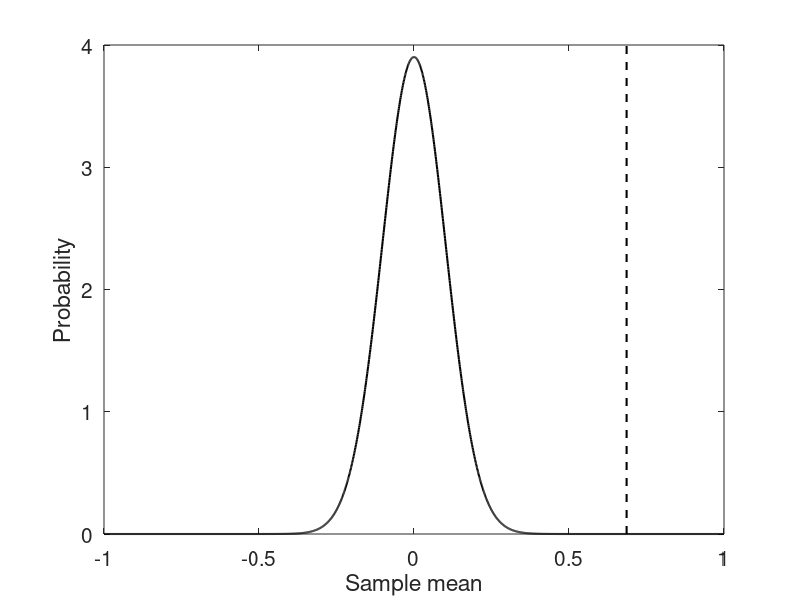
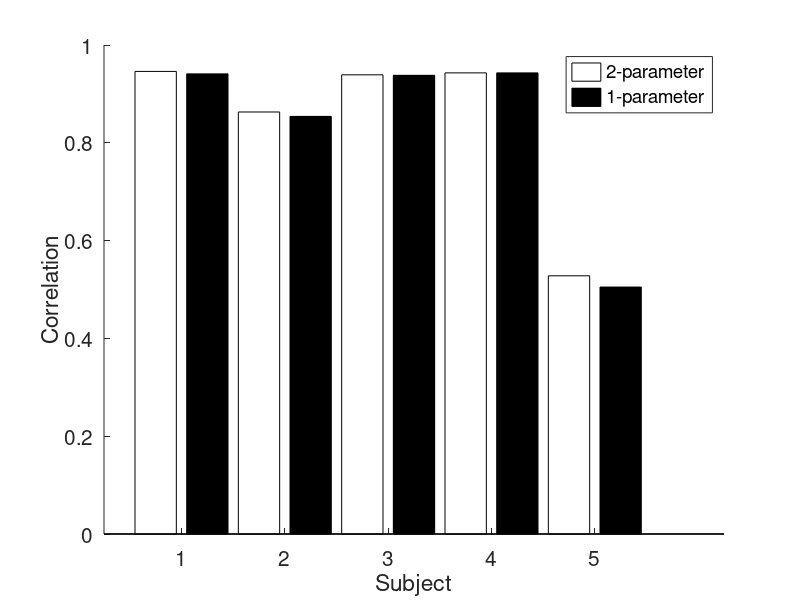
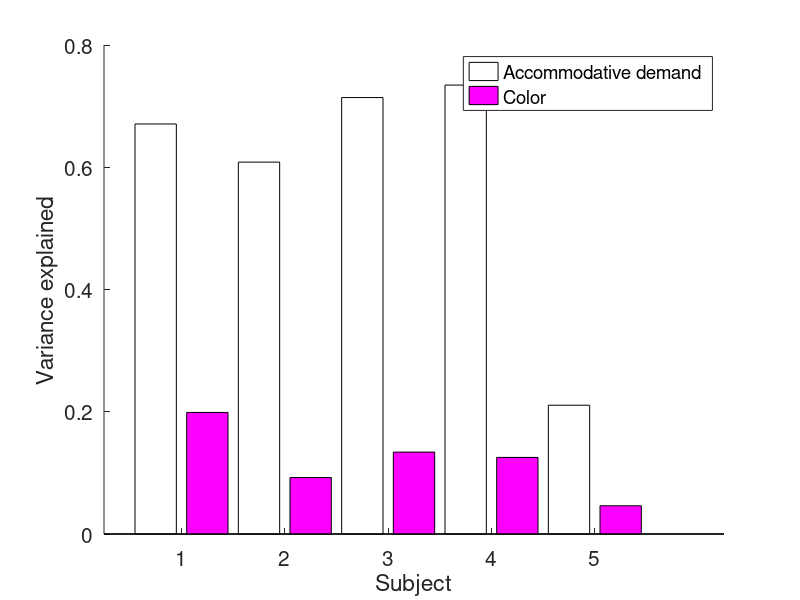
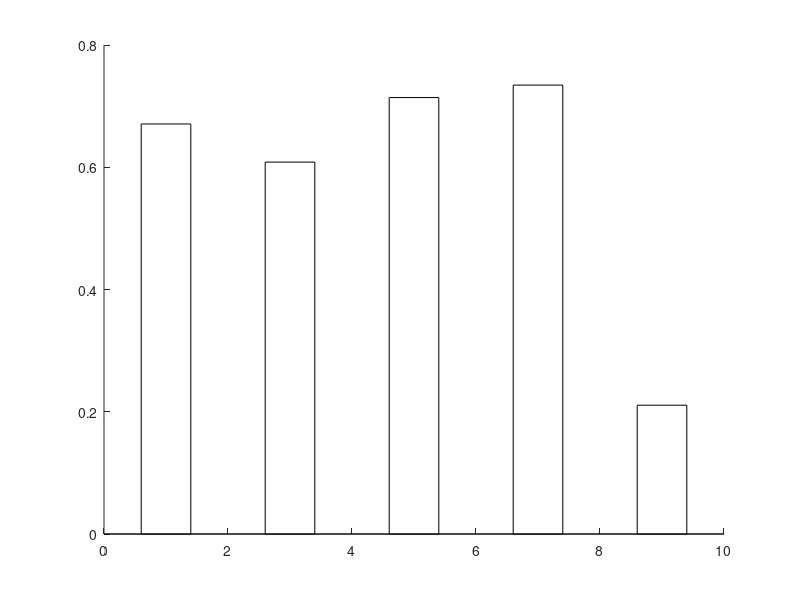

The MATLAB script that drew these images, in order: (Note: this script raises an error after producing the figures.)
%% ACTUAL POWER ANALYSIS

weightsR = [0.7125 0.1385 0.2997 0.2011 0.2584 0.2179 0.2376 0.2932];
weightsB = [-0.5044 -0.2884 -0.6663 -0.1809 -0.3804 -0.1181 -0.4334 -0.5439];
addVarExplClr = weightsR-weightsB;

%% JUST CHECKING EXPRESSION FOR STD ERROR OF THE MEAN

for i = 1:10000
    smpAddVar = randsample(addVarExplClr,8,true);
    muSmpAddVar(i) = mean(smpAddVar);
end

xSupport = -1:0.001:1;
pMu = normpdf(xSupport,0,std(muSmpAddVar));

figure;
plot(xSupport,pMu,'k','LineWidth',1.5); hold on;
plot(mean(muSmpAddVar).*[1 1],ylim,'k--','LineWidth',1.5);
set(gca,'FontSize',15);
xlabel('Sample mean'); ylabel('Probability');

%% COMPARE TWO-PARAMETER VS ONE-PARAMETER COLOR MODELS

twoParamR2 = [0.946 0.863 0.939 0.943 0.528];

oneParamR2 = [0.941 0.854 0.938 0.943 0.505];

figure;
hold on;
bar([1 3 5 7 9],twoParamR2,0.4,'FaceColor','w');
bar([2 4 6 8 10],oneParamR2,0.4,'FaceColor','k');
set(gca,'FontSize',15);
xlabel('Subject'); ylabel('Correlation');
set(gca,'XTick',[1.5 3.5 5.5 7.5 9.5]);
set(gca,'XTickLabel',{'1' '2' '3' '4' '5'});
legend({'2-parameter' '1-parameter'});

%%

varColor = [0.1989 0.0924 0.1340 0.1253 0.0462];

varAccStim = [0.6708 0.6084 0.7140 0.7344 0.2107];

figure;
hold on;
bar([1 3 5 7 9],varAccStim,0.4,'FaceColor','w');
bar([2 4 6 8 10],varColor,0.4,'FaceColor','m');
set(gca,'FontSize',15);
xlabel('Subject'); ylabel('Variance explained');
set(gca,'XTick',[1.5 3.5 5.5 7.5 9.5]);
set(gca,'XTickLabel',{'1' '2' '3' '4' '5'});
legend({'Accommodative demand' 'Color'});

%%

varColor = [0.1989 0.0924 0.1340 0.1253 0.0462];

varAccStim = [0.6708 0.6084 0.7140 0.7344 0.2107];

figure;
hold on;
bar([1 3 5 7 9],varAccStim,0.4,'FaceColor','w');
bar([2 4 6 8 10],addVarExplClr,0.4,'FaceColor','m');
set(gca,'FontSize',15);
xlabel('Subject'); ylabel('Variance explained');
set(gca,'XTick',[1.5 3.5 5.5 7.5 9.5]);
set(gca,'XTickLabel',{'1' '2' '3' '4' '5'});
legend({'Accommodative demand' 'Color'});

%% COMPARE WEIGHTING MODEL AND SWITCHING MODEL

% weightingModelRho = [0.946 0.863 0.939 0.943 0.528 0.971 0.853];
% switchingModelRho = [0.901 0.799 0.905 0.925 0.51  0.943 0.835];
% 
% 
% figure;
% hold on;
% bar([1 3 5 7 9 11 13],weightingModelRho.^2,0.4,'FaceColor','w');
% bar([2 4 6 8 10 12 14],switchingModelRho.^2,0.4,'FaceColor','k');
% set(gca,'FontSize',15);
% xlabel('Subject'); ylabel('Variance Explained');
% set(gca,'XTick',[1.5 3.5 5.5 7.5 9.5 11.5 13.5]);
% set(gca,'XTickLabel',{'1' '2' '3' '4' '5' '6' '7'});
% legend({'Weighting' 'Switching'});

sn = [18 23 24 25 26 27 28 29 30 31 32 33];
rhoSwitchAll = [];
rhoFullAll = [];
rhoNoColorAll = [];
weightsRBSall = [];
rhoColorAll = [];
rhoColorSwitchAll = [];
dAll = [];
aicSwitchAll = [];
aicLinAll = [];
aicNoColorAll = [];
weightsRBSciAll = [];

% for i = 1:length(sn)
%     [d, wS, rbThreshold, rhoSwitch, rhoColorSwitch, aicSwitch] = ARCnlz_linearSwitching(sn(i),false);
%     rhoSwitchAll(i) = rhoSwitch;
%     rhoColorSwitchAll(i) = rhoColorSwitch;
%     dAll(i) = d;
%     aicSwitchAll(i) = aicSwitch;
%     display(['Done with subject ' num2str(i)]);
% end

for i = 1:length(sn)
    [weightsRBS1_x, weightsRBS1_y, rhoFull, rhoNoColor, rhoColor, aicLin, aicNoColor, weightsRBSci] = ARCnlz_linearModelnobias(sn(i),false,1000,0);
    rhoFullAll(i) = rhoFull;
    rhoNoColorAll(i) = rhoNoColor;
    weightsRBSall(i,:) = weightsRBS1_x;
    rhoColorAll(i) = rhoColor;
    aicLinAll(i) = aicLin;
    aicNoColorAll(i) = aicNoColor;
    weightsRBSciAll(:,:,i) = weightsRBSci;
    display(['Done with subject ' num2str(i)]);
end

%% PLOT WEIGHTS

labelsCell = {};

figure;
% set(gcf,'Position',[262 314 1239 594]);
for i = 1:size(weightsRBSall,1)
    weightsRBSciTmp = squeeze(weightsRBSciAll(:,:,i));
    hold on;
    bar((3*(i-1)+1),weightsRBSall(i,1),'FaceColor','r');
    plot((3*(i-1)+1).*[1 1],[weightsRBSciTmp(1,1) weightsRBSciTmp(2,1)],'k-');
    bar((3*(i-1)+2),weightsRBSall(i,2),'FaceColor','b');
    plot((3*(i-1)+2).*[1 1],[weightsRBSciTmp(1,2) weightsRBSciTmp(2,2)],'k-');
%     bar(3,weightsRBSall(i,3),'FaceColor','k');
%     plot([3 3],[weightsRBSciTmp(1,3) weightsRBSciTmp(2,3)],'k-');
    labelsCell{i} = ['S' num2str(sn(i))];
    set(gca,'FontSize',20);
    ylim(1.*[-1 1]);
    xlabel('Subject #');
    ylabel('Weight');
end
set(gca,'XTickLabel',labelsCell);
set(gca,'XTick',1.5:3:34.5);

figure;
% set(gcf,'Position',[262 314 1239 594]);
for i = 1:size(weightsRBSall,1)
    weightsRBSciTmp = squeeze(weightsRBSciAll(:,:,i));
    hold on;
    bar(i,weightsRBSall(i,3),'FaceColor','w','LineWidth',1);
    plot(i.*[1 1],[weightsRBSciTmp(1,3) weightsRBSciTmp(2,3)],'k-');
    set(gca,'XTick',[1:12]);
    set(gca,'XTickLabel',labelsCell);
    set(gca,'FontSize',20);
    ylim(1.*[0 1.15]);
    xlabel('Subject #');
    ylabel('Weight');
end

% Rscale = [1 1 1 1 1];
% figure;
% set(gca,'FontSize',15);
% hold on;
% plot([0 0.3],[0 1],'k--');
% for i = 1:length(dAll)
%     plot(dAll(i),Rscale(i)*weightsRBSall(i,1)-weightsRBSall(i,2),'ko','MarkerSize',10,'MarkerFaceColor','w');
%     text(dAll(i)+0.05,Rscale(i)*weightsRBSall(i,1)-weightsRBSall(i,2),['S' num2str(i)]);
% end
% axis square;
% xlabel('d'); ylabel('w_R - w_B');
% xlim([0 1.1]); ylim([0 1.1]);

%% PLOT VARIANCE EXPLAINED COMPARISONS

% figure;
% hold on;
% bar([1 4 7 10 13 16 19 22],rhoFullAll.^2,0.3,'FaceColor','w');
% % bar([2 5 8 11 14],rhoSwitchAll.^2,0.3,'FaceColor',[0.5 0.5 0.5]);
% bar([2 5 8 11 14 17 20 23],rhoNoColorAll.^2,0.3,'FaceColor','k');
% set(gca,'FontSize',15);
% xlabel('Subject'); ylabel('Proportion Variance Explained');
% set(gca,'XTick',[1.5 4.5 7.5 10.5 13.5 16.5 19.5 22.5]);
% set(gca,'XTickLabel',{'1' '2' '3' '4' '5' '6' '7' '8'});
% legend({'Weighting' 'No color'});

figure;
hold on;
bar(1:3:34,aicLinAll,0.3,'FaceColor','w');
% bar([2 5 8 11 14],aicSwitchAll,0.3,'FaceColor',[0.5 0.5 0.5]);
bar(2:3:35,aicNoColorAll,0.3,'FaceColor','k');
set(gca,'FontSize',15);
xlabel('Subject'); ylabel('AIC');
set(gca,'XTick',1.5:3:34.5);
set(gca,'XTickLabel',labelsCell);
legend({'Weighting' 'No color'});

%% PLOT VARIANCE EXPLAINED BY COLOR COMPARISONS

figure;
hold on;
bar([1 3 5 7 9 11],rhoColorAll.^2,0.4,'FaceColor','m');
bar([2 4 6 8 10 12],rhoColorSwitchAll.^2,0.4,'FaceColor',[0.5 0 0.5]);
set(gca,'FontSize',15);
xlabel('Subject'); ylabel('Variance Explained');
set(gca,'XTick',[1.5 3.5 5.5 7.5 9.5 11.5]);
set(gca,'XTickLabel',{'1' '2' '3' '4' '5' '6'});
legend({'Weighting' 'Switching'});

%% COMPARE WEIGHTS

redWeights = [0.7076 0.1043 0.3660 0.4499 0.2045 0.4052 0.2148];
blueWeights = [-0.2690 -0.4902 -0.2788 -0.3552 -0.0726 -0.2039 -0.1898];

%% COMPARE WITH AND WITHOUT BIAS TERM

sn = [17 11 16 19 21 23 24 25];
rhoFullAllnobias = [];
rhoFullBias = [];

for i = 1:length(sn)
    [weightsRBS1_xNoBias, weightsRBS1_yNoBias, rhoFull, rhoNoColor, rhoColor] = ARCnlz_linearModelnobias(sn(i),false);
    rhoFullAllnobias(i) = rhoFull;
    display(['Done with subject ' num2str(i)]);
end

for i = 1:length(sn)
    [weightsRBS1_x, weightsRBS1_y, rhoFull, rhoNoColor, rhoColor] = ARCnlz_linearModel(sn(i),false);
    rhoFullAllBias(i) = rhoFull;
    display(['Done with subject ' num2str(i)]);
end

%% PLOT VARIANCE EXPLAINED WITH AND WITHOUT BIAS TERM

figure;
hold on;
bar([1 3 5 7 9 11 13 15],rhoFullAllBias.^2,0.4,'FaceColor','k');
bar([2 4 6 8 10 12 14 16],rhoFullAllnobias.^2,0.4,'FaceColor','w');
set(gca,'FontSize',15);
xlabel('Subject'); ylabel('Variance Explained');
set(gca,'XTick',[1.5 3.5 5.5 7.5 9.5 11.5 13.5 15.5]);
set(gca,'XTickLabel',{'1' '2' '3' '4' '5' '6' '7' '8'});
legend({'With bias' 'No bias'});

%% COMPARE 3-PARAMETER AND 2-PARAMETER MODELS

sn = [18 23 24 26 27];
rhoFullAll = [];
rhoNoColorAll = [];
weightsRBSall = [];
rhoColorAll = [];

for i = 1:length(sn)
    [weightsRBS1_x, weightsRBS1_y, rhoFull, rhoNoColor, rhoColor] = ARCnlz_linearModelnobias(sn(i),false,1000);
    rhoFullAll(i) = rhoFull;
    rhoNoColorAll(i) = rhoNoColor;
    weightsRBSall(i,:) = weightsRBS1_x;
    rhoColorAll(i) = rhoColor;
    display(['Done with subject ' num2str(i)]);
end

save('/home/ben/Documents/ARchroma/params2paramModel','rhoFullAll','rhoNoColorAll','weightsRBSall');

%% COMPARE PARAMETERS FROM ALL TRIALS VS RANDOM ONLY TRIALS

load('/Users/benchin/Documents/ARchroma/cache/paramsAll.mat');
rhoFullAllAll = rhoFullAll;
weightsRBSallAll = weightsRBSall;
load('/Users/benchin/Documents/ARchroma/cache/paramsRandom.mat');
rhoFullAllRandom = rhoFullAll;
weightsRBSallRandom = weightsRBSall;

figure;
set(gcf,'Position',[318 247 1135 708]);
subplot(2,2,1);
set(gca,'FontSize',15);
hold on;
plot(rhoFullAllAll,rhoFullAllRandom,'ko','MarkerSize',10);
plot([0 1],[0 1],'k--');
xlabel('All trials'); ylabel('Random trials only'); title('Correlation');
axis square;
subplot(2,2,2);
set(gca,'FontSize',15);
hold on;
plot(weightsRBSallAll(:,3),weightsRBSallRandom(:,3),'ko','MarkerSize',10);
plot([0 1],[0 1],'k--');
xlabel('All trials'); ylabel('Random trials only'); title('Gain');
axis square;
subplot(2,2,3);
set(gca,'FontSize',15);
hold on;
plot([0 1],[0 1],'k--');
plot(weightsRBSallAll(:,1),weightsRBSallRandom(:,1),'ro','MarkerSize',10,'MarkerFaceColor','w');
xlabel('All trials'); ylabel('Random trials only'); title('Red weight');
axis square;
subplot(2,2,4);
set(gca,'FontSize',15);
hold on;
plot([-1 0],[-1 0],'k--');
plot(weightsRBSallAll(:,2),weightsRBSallRandom(:,2),'bo','MarkerSize',10,'MarkerFaceColor','w');
xlabel('All trials'); ylabel('Random trials only'); title('Blue weight');
axis square;

%% COMPARE 3-PARAMETER MODEL WITH 2-PARAMETER MODEL

load('/home/ben/Documents/ARchroma/params3paramModel.mat');
rhoFullAll3param = rhoFullAll;
weightsRBSall3param = weightsRBSall;
rhoNoColorAll3param = rhoNoColorAll;
load('/home/ben/Documents/ARchroma/params2paramModel.mat');
rhoFullAll2param = rhoFullAll;
weightsRBSall2param = weightsRBSall;
rhoNoColorAll2param = rhoNoColorAll;

figure;
hold on;
bar([1 4 7 10 13],rhoFullAll3param.^2,0.3,'FaceColor','w');
bar([2 5 8 11 14],rhoFullAll2param.^2,0.3,'FaceColor',[0.7 0.7 0.7]);
bar([3 6 9 12 15],rhoNoColorAll2param.^2,0.3,'FaceColor',[0 0 0]);
set(gca,'FontSize',15);
xlabel('Subject'); ylabel('Variance explained');
set(gca,'XTick',[2 5 8 11 14]);
set(gca,'XTickLabel',{'1' '2' '3' '4' '5'});
legend({'3-parameter' '2-parameter' 'No color'});

figure;
set(gcf,'Position',[251 387 1120 420]);
set(gca,'FontSize',15);
subplot(1,2,1);
hold on;
plot(weightsRBSall2param(:,1),weightsRBSall3param(:,1),'ro','MarkerSize',10);
plot([0 1],[0 1],'k--');
xlabel('2-param ratio'); ylabel('3-param w_R');
axis square;
subplot(1,2,2);
hold on;
plot(weightsRBSall2param(:,1),weightsRBSall3param(:,2),'bo','MarkerSize',10);
plot([-0.1 1],[0.1 -1],'k--');
xlabel('2-param ratio'); ylabel('3-param w_B');
axis square;

figure;
hold on;
bar([1 3 5 7 9 11 13 15],rhoFullAll2param.^2,0.4,'FaceColor','w');
bar([2 4 6 8 10 12 14 16],rhoNoColorAll2param.^2,0.4,'FaceColor','k');
set(gca,'FontSize',15);
xlabel('Subject'); ylabel('Variance explained');
set(gca,'XTick',[1.5 3.5 5.5 7.5 9.5 11.5 13.5 15.5]);
set(gca,'XTickLabel',{'1' '2' '3' '4' '5' '6' '7' '8'});
legend({'With color' 'No color'});

figure;
bar(1:8,rhoFullAll2param.^2 - rhoNoColorAll2param.^2,0.4,'FaceColor','w');
set(gca,'FontSize',15);
xlabel('Subject'); ylabel('Variance explained due to color');
set(gca,'XTick',1:9);
set(gca,'XTickLabel',{'1' '2' '3' '4' '5' '6' '7' '8'});

%% AIC ANALYSIS

sn = [18 23 24 26 27 29 32 33];
dAll1 = [];
rbThreshold1 = [];
aicSwitchAll1 = [];
dAll2 = [];
rbThreshold2 = [];
aicSwitchAll2 = [];
aicLinAll = [];
aicNoColorAll = [];
meanDiffPureRedVsBlue = [0.9607 1.0299 0.9122 0.1594 0.4769 0.2107 0.8158 0.3803];

for i = 1:length(sn)
    [d, wS, rbThreshold, rhoSwitch, rhoColorSwitch, aicSwitch] = ARCnlz_linearSwitching(sn(i),false,0);
    dAll1(i) = d;
    rbThreshold1(i) = rbThreshold;
    aicSwitchAll1(i) = aicSwitch;
    [d, wS, rbThreshold, rhoSwitch, rhoColorSwitch, aicSwitch] = ARCnlz_linearSwitching(sn(i),false,meanDiffPureRedVsBlue(i));
    dAll2(i) = d;
    rbThreshold2(i) = rbThreshold;
    aicSwitchAll2(i) = aicSwitch;    
    display(['Done with subject ' num2str(i)]);
end

for i = 1:length(sn)
    [weightsRBS1_x, weightsRBS1_y, rhoFull, rhoNoColor, rhoColor, aicLin, aicNoColor, weightsRBSci] = ARCnlz_linearModelnobias(sn(i),false,1000,0);
    aicLinAll(i) = aicLin;
    aicNoColorAll(i) = aicNoColor;
    display(['Done with subject ' num2str(i)]);
end

%% PLOT AIC ANALYSIS

figure;
set(gcf,'Position',[215 337 792 420]);
hold on;
bar([1 6 11 16 21 26 31 36],aicLinAll,0.18,'FaceColor','w');
bar([2 7 12 17 22 27 32 37],aicSwitchAll1,0.18,'FaceColor',[0.5 0.5 0.5]);
bar([3 8 13 18 23 28 33 38],aicSwitchAll2,0.18,'FaceColor',[0.25 0.25 0.25]);
bar([4 9 14 19 24 29 34 39],aicNoColorAll,0.18,'FaceColor','k');
set(gca,'FontSize',15);
xlabel('Subject'); ylabel('AIC');
set(gca,'XTick',[2.5 7.5 12.5 17.5 22.5 27.5 32.5 37.5]);
set(gca,'XTickLabel',{'1' '2' '3' '4' '5' '6' '7' '8'});
legend({'Weighting' 'Switch Float d' 'Switch fixed d' 'No color'});

figure;
set(gcf,'Position',[215 337 792 420]);
hold on;
bar([1 3 5 7 9  11 13 15],dAll1,0.4,'FaceColor','w');
bar([2 4 6 8 10 12 14 16],dAll2,0.4,'FaceColor',[0.5 0.5 0.5]);
% plot(xlim,0.35.*[1 1],'k--');
set(gca,'FontSize',15);
xlabel('Subject'); ylabel('Switching d');
set(gca,'XTick',[1.5 3.5 5.5 7.5 9.5 11.5 13.5 15.5]);
set(gca,'XTickLabel',{'1' '2' '3' '4' '5' '6' '7' '8'});
legend({'Switch Float d' 'Switch constrained d'});

figure;
set(gcf,'Position',[215 337 792 420]);
hold on;
bar([1 3 5 7 9  11 13 15],rbThreshold1,0.4,'FaceColor','w');
bar([2 4 6 8 10 12 14 16],rbThreshold2,0.4,'FaceColor',[0.5 0.5 0.5]);
set(gca,'FontSize',15);
xlabel('Subject'); ylabel('Switching threshold');
set(gca,'XTick',[1.5 3.5 5.5 7.5 9.5 11.5 13.5 15.5]);
set(gca,'XTickLabel',{'1' '2' '3' '4' '5' '6' '7' '8'});
legend({'Switch Float d' 'Switch 0.35 d'});
ylim([-0.5 0.5]);

%% COMPARING OUTPUTS OF LINEAR AND SWITCHING MODELS

subjNumber = [18 23 24 26 27 29 32 33];

figure;
set(gcf,'Position',[105 245 1479 647]);  
for i = 1:length(subjNumber)
    [d, wS, rbThreshold, rhoSwitch, rhoColorSwitch, aic, trialMeansSwitch] = ARCnlz_linearSwitching(subjNumber(i),0,0);
    [weightsRBS1_x, weightsRBS1_y, rhoFull, rhoNoColor, rhoColor, aic, aicNoColor, weightsRBSci, trialMeansLin] = ARCnlz_linearModelnobias(subjNumber(i),0,100,0);
    subplot(2,4,i);
    plot(trialMeansLin,trialMeansSwitch,'ko'); hold on;
    plotExtent = max([xlim ylim]);
    plot(plotExtent.*[-1 1],plotExtent.*[-1 1],'k--');
    xlim(plotExtent.*[-1 1]);
    ylim(plotExtent.*[-1 1]);
    axis square;
    set(gca,'FontSize',12);
    xlabel('Linear model prediction');
    ylabel('Switching model prediction');    
end
